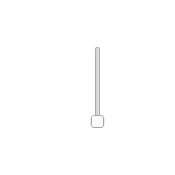
            <widget class="QFrame" name="octoX8">
             <property name="geometry">
              <rect>
               <x>0</x>
               <y>140</y>
               <width>175</width>
               <height>175</height>
              </rect>
             </property>
             <property name="sizePolicy">
              <sizepolicy hsizetype="Fixed" vsizetype="Fixed">
               <horstretch>0</horstretch>
               <verstretch>0</verstretch>
              </sizepolicy>
             </property>
             <property name="minimumSize">
              <size>
               <width>175</width>
               <height>175</height>
              </size>
             </property>
             <property name="maximumSize">
              <size>
               <width>175</width>
               <height>175</height>
              </size>
             </property>
             <property name="styleSheet">
              <string notr="true">QFrame
{
   background-color: rgba(255, 255, 255, 0);
   border-image: url(:/images/resources/CCW.png) 0 0 0 0 stretch stretch;
   border-width: 0px;
}</string>
             </property>
             <property name="frameShape">
              <enum>QFrame::StyledPanel</enum>
             </property>
             <property name="frameShadow">
              <enum>QFrame::Raised</enum>
             </property>
             <layout class="QGridLayout" name="gridLayout_28">
              <item row="0" column="1">
               <widget class="QLabel" name="octoX8Label">
                <property name="font">
                 <font>
                  <pointsize>18</pointsize>
                 </font>
                </property>
                <property name="styleSheet">
                 <string notr="true">color:white;
border-image:none;</string>
                </property>
                <property name="text">
                 <string>Motor 8</string>
                </property>
                <property name="alignment">
                 <set>Qt::AlignCenter</set>
                </property>
               </widget>
              </item>
              <item row="4" column="1">
               <widget class="QLabel" name="octoX8Value">
                <property name="font">
                 <font>
                  <pointsize>18</pointsize>
                 </font>
                </property>
                <property name="styleSheet">
                 <string notr="true">color:white;
border-image:none;</string>
                </property>
                <property name="text">
                 <string>1000</string>
                </property>
                <property name="alignment">
                 <set>Qt::AlignCenter</set>
                </property>
               </widget>
              </item>
              <item row="1" column="1">
               <widget class="QSlider" name="octoX8Motor">
                <property name="sizePolicy">
                 <sizepolicy hsizetype="Expanding" vsizetype="Expanding">
                  <horstretch>0</horstretch>
                  <verstretch>0</verstretch>
                 </sizepolicy>
                </property>
                <property name="styleSheet">
                 <string notr="true">QSlider::groove:vertical{
border: 1px solid #637EB8;
background: white;
width: 30px;
border-radius: 3px;
}
QSlider::add-page:vertical {
background: qlineargradient(x1: 0, y1: 0, x2: 0, y2: 1,
stop: 0 #ABC7EC, stop: 1 #154A98);
border: 1px solid #777;
height: 10px;
border-radius: 4px;
}
QSlider::sub-page:vertical {
background: #fff;
border: 1px solid #154A98;
height: 10px;
border-radius: 4px;
}
QSlider::handle:vertical{
background: qlineargradient(x1:0, y1:0, x2:1, y2:1,
stop:0 #fff, stop:1 #ABC7EC);
border: 1px solid #777;
height: 25px;
margin-left: -8px;
margin-right: -8px;
border-radius: 2px;
}

QSlider::background-color: rgba(255, 255, 255, 0);</string>
                </property>
                <property name="minimum">
                 <number>1000</number>
                </property>
                <property name="maximum">
                 <number>2000</number>
                </property>
                <property name="value">
                 <number>1000</number>
                </property>
                <property name="orientation">
                 <enum>Qt::Vertical</enum>
                </property>
               </widget>
              </item>
              <item row="1" column="0">
               <spacer name="octoX8Spacer">
                <property name="orientation">
                 <enum>Qt::Horizontal</enum>
                </property>
                <property name="sizeType">
                 <enum>QSizePolicy::Fixed</enum>
                </property>
                <property name="sizeHint" stdset="0">
                 <size>
                  <width>20</width>
                  <height>20</height>
                 </size>
                </property>
               </spacer>
              </item>
             </layout>
            </widget>
